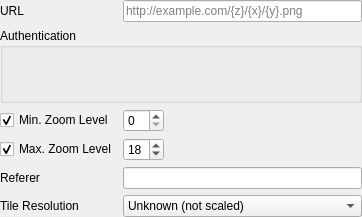
<?xml version="1.0" encoding="UTF-8"?>
<ui version="4.0">
 <class>QgsXyzSourceWidgetBase</class>
 <widget class="QgsProviderSourceWidget" name="QgsXyzSourceWidgetBase">
  <property name="geometry">
   <rect>
    <x>0</x>
    <y>0</y>
    <width>362</width>
    <height>217</height>
   </rect>
  </property>
  <property name="windowTitle">
   <string>XYZ Connection</string>
  </property>
  <layout class="QGridLayout" name="gridLayout">
   <property name="leftMargin">
    <number>0</number>
   </property>
   <property name="topMargin">
    <number>0</number>
   </property>
   <property name="rightMargin">
    <number>0</number>
   </property>
   <property name="bottomMargin">
    <number>0</number>
   </property>
   <item row="3" column="0">
    <widget class="QCheckBox" name="mCheckBoxZMax">
     <property name="text">
      <string>Max. Zoom Level</string>
     </property>
     <property name="checked">
      <bool>true</bool>
     </property>
    </widget>
   </item>
   <item row="4" column="0">
    <widget class="QLabel" name="lblReferer">
     <property name="text">
      <string>Referer</string>
     </property>
     <property name="buddy">
      <cstring>mEditReferer</cstring>
     </property>
    </widget>
   </item>
   <item row="4" column="1">
    <widget class="QLineEdit" name="mEditReferer">
     <property name="toolTip">
      <string>Optional custom referer</string>
     </property>
    </widget>
   </item>
   <item row="5" column="0">
    <widget class="QLabel" name="label_3">
     <property name="text">
      <string>Tile Resolution</string>
     </property>
    </widget>
   </item>
   <item row="0" column="1">
    <widget class="QLineEdit" name="mEditUrl">
     <property name="toolTip">
      <string>URL of the connection, {x}, {y}, and {z} will be replaced with actual values. Use {-y} for inverted y axis.</string>
     </property>
     <property name="placeholderText">
      <string>http://example.com/{z}/{x}/{y}.png</string>
     </property>
    </widget>
   </item>
   <item row="3" column="1">
    <widget class="QgsSpinBox" name="mSpinZMax">
     <property name="sizePolicy">
      <sizepolicy hsizetype="Maximum" vsizetype="Fixed">
       <horstretch>0</horstretch>
       <verstretch>0</verstretch>
      </sizepolicy>
     </property>
     <property name="value">
      <number>18</number>
     </property>
    </widget>
   </item>
   <item row="2" column="1">
    <widget class="QgsSpinBox" name="mSpinZMin">
     <property name="sizePolicy">
      <sizepolicy hsizetype="Maximum" vsizetype="Fixed">
       <horstretch>0</horstretch>
       <verstretch>0</verstretch>
      </sizepolicy>
     </property>
    </widget>
   </item>
   <item row="5" column="1">
    <widget class="QComboBox" name="mComboTileResolution">
     <item>
      <property name="text">
       <string>Unknown (not scaled)</string>
      </property>
     </item>
     <item>
      <property name="text">
       <string>Standard (256x256 / 96 DPI)</string>
      </property>
     </item>
     <item>
      <property name="text">
       <string>High (512x512 / 192 DPI)</string>
      </property>
     </item>
    </widget>
   </item>
   <item row="1" column="0" colspan="2">
    <widget class="QGroupBox" name="mAuthGroupBox">
     <property name="title">
      <string>Authentication</string>
     </property>
     <layout class="QVBoxLayout" name="verticalLayout_3">
      <property name="leftMargin">
       <number>6</number>
      </property>
      <property name="topMargin">
       <number>6</number>
      </property>
      <property name="rightMargin">
       <number>6</number>
      </property>
      <property name="bottomMargin">
       <number>6</number>
      </property>
      <item>
       <widget class="QgsAuthSettingsWidget" name="mAuthSettings" native="true"/>
      </item>
     </layout>
    </widget>
   </item>
   <item row="2" column="0">
    <widget class="QCheckBox" name="mCheckBoxZMin">
     <property name="text">
      <string>Min. Zoom Level</string>
     </property>
     <property name="checked">
      <bool>true</bool>
     </property>
    </widget>
   </item>
   <item row="0" column="0">
    <widget class="QLabel" name="label_2">
     <property name="text">
      <string>URL</string>
     </property>
    </widget>
   </item>
  </layout>
 </widget>
 <customwidgets>
  <customwidget>
   <class>QgsAuthSettingsWidget</class>
   <extends>QWidget</extends>
   <header>auth/qgsauthsettingswidget.h</header>
   <container>1</container>
  </customwidget>
  <customwidget>
   <class>QgsProviderSourceWidget</class>
   <extends>QWidget</extends>
   <header>qgsprovidersourcewidget.h</header>
   <container>1</container>
  </customwidget>
  <customwidget>
   <class>QgsSpinBox</class>
   <extends>QSpinBox</extends>
   <header>qgsspinbox.h</header>
  </customwidget>
 </customwidgets>
 <resources/>
 <connections/>
</ui>
